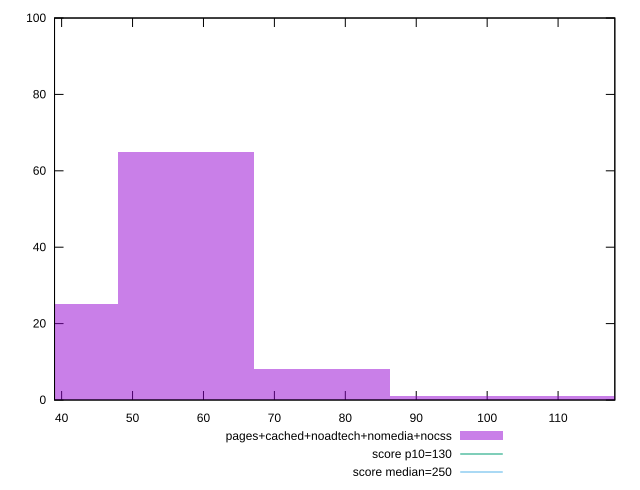

This figure's gnuplot source:
reset

$pagesCachedNoadtechNomediaNocss <<EOF
57.54761237295246 65
38.36507491530164 25
76.73014983060328 8
115.09522474590491 1
95.9126872882541 1
EOF

set key outside below
set boxwidth 19.18253745765082
set xrange [39:117.99999999999989]
set yrange [0:100]
set trange [0:100]
set style fill transparent solid 0.5 noborder

set parametric
set terminal svg size 640, 490 enhanced background rgb 'white'
set output "report_00012_2021-02-09T11:01:39.952Z/max-potential-fid/comparison/histogram/4_vs_5.svg"

plot $pagesCachedNoadtechNomediaNocss title "pages+cached+noadtech+nomedia+nocss" with boxes, \
     130,t title "score p10=130", \
     250,t title "score median=250"

reset
